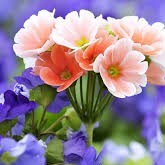
#> input picture flowers.jpeg, 165 x 165 px, found by its file name
$ python drawing.py
#> lines starting #> are read from the running program, lines starting #| are printed output that depends on the picture
import numpy as np
import cv2

img = cv2.imread('C:\\Users\\YASHU\\Desktop\\image_repo\\flowers.jpeg',cv2.IMREAD_COLOR)  #reading an images
#> img is the input picture: shape (165, 165, 3); mean B, G, R 151.1, 133.5, 152

cv2.line(img,(10,10),(100,100),(0,0,0),10) # for drawing line

cv2.rectangle(img,(15,25),(200,150),(0,0,0),5)  #for drawing rectangle

cv2.circle(img,(100,63),55,(0,0,255),1) #for drawing circle

#for drawing polygons points needs to be define
pts=np.array([[10,5],[20,30],[70,20],[50,10]])
pts=pts.reshape((-1,1,2))
cv2.polylines(img,[pts],True,(0,255,255),3)  #for drawing polygons
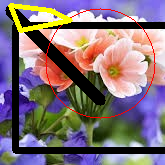
#> img: shape (165, 165, 3); mean B, G, R 119.6, 112.2, 129.7

cv2.imshow('image' ,img) # display an image
cv2.waitKey(0)
cv2.destroyAllWindows()

$ run again, with butterfly.png saved as flowers.jpeg
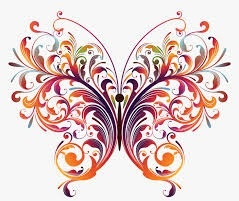
#> input picture butterfly.png, 239 x 201 px, found by its file name
#> img is the input picture: shape (201, 239, 3); mean B, G, R 202, 204, 224.6
#> `cv2.polylines(img,[pts],True,(0,255,255),3)`:
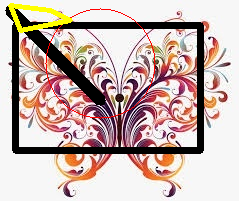
#> img: shape (201, 239, 3); mean B, G, R 175, 180.4, 199.9
